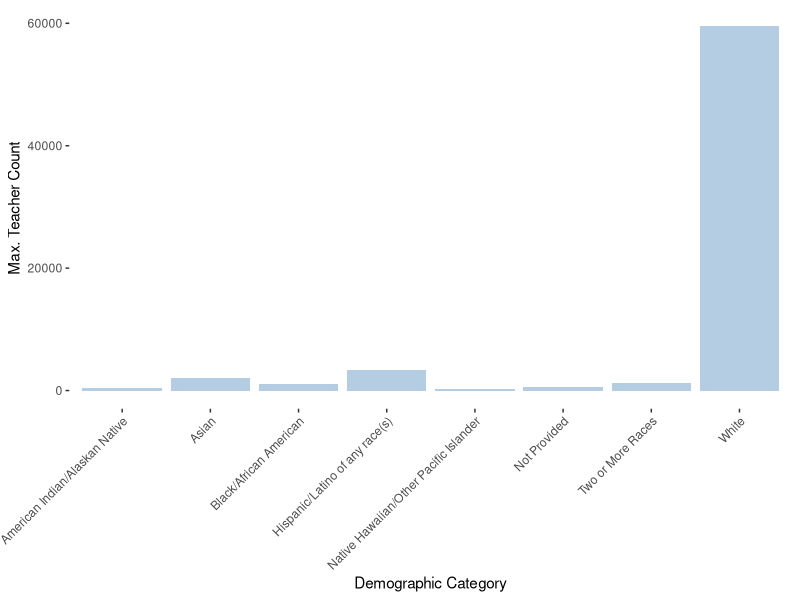
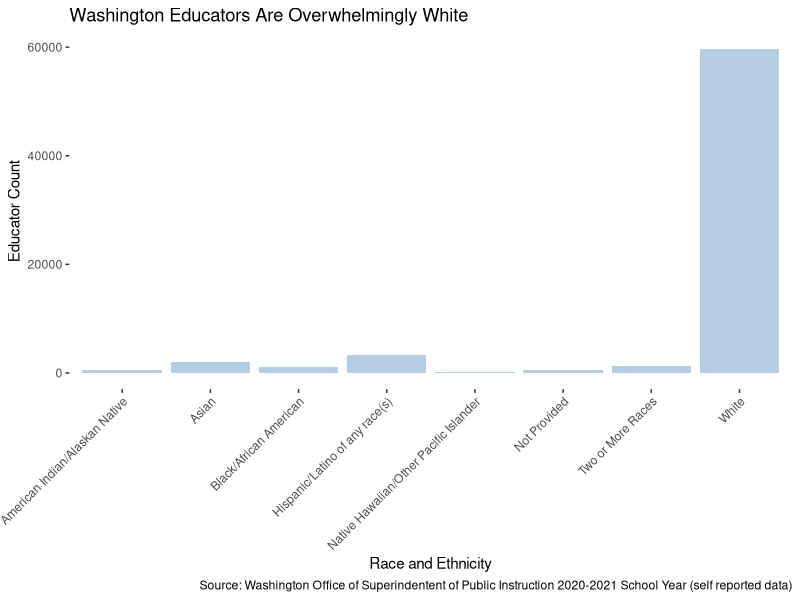
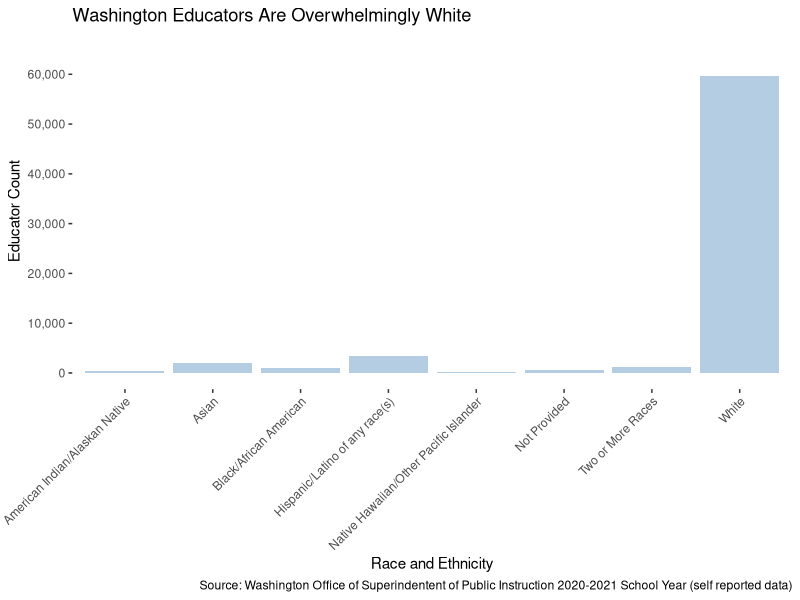
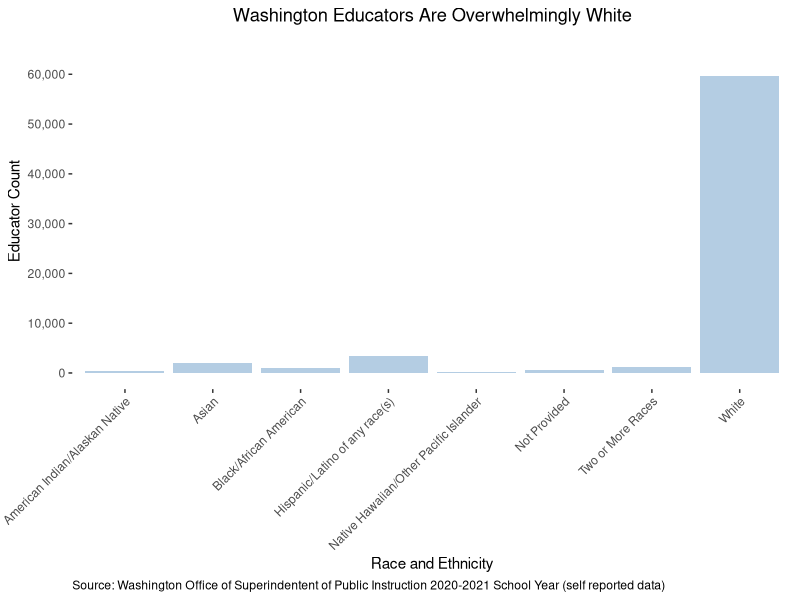
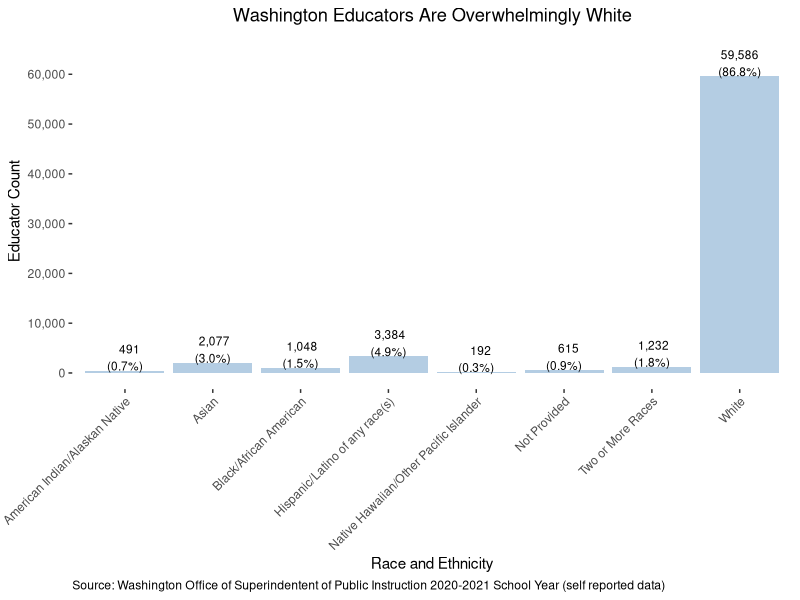
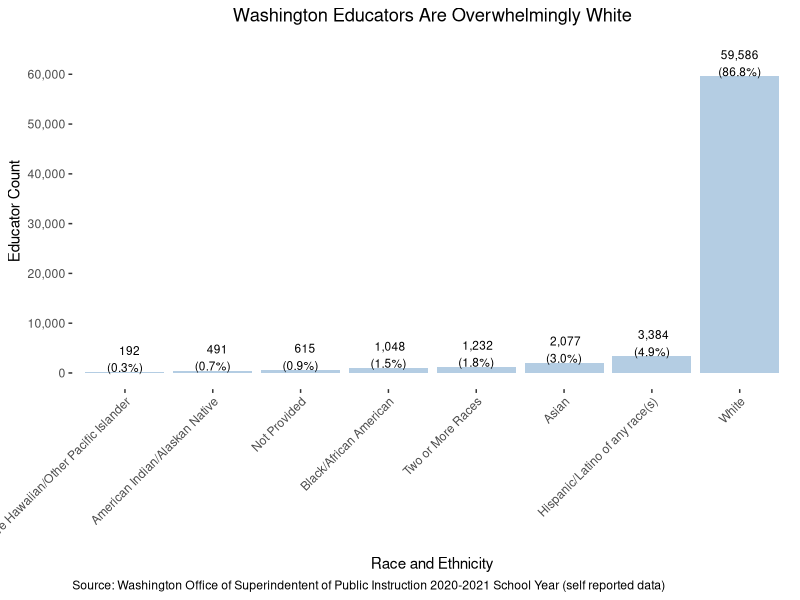

R code for these plots, in order:
## ---- chunk 1
#load libraries
library(tidyverse)

##ask if we can tidyverse package, or if he wants us to use just ggplot##
## ---- chunk 2
#load data from local and create tabular data frame 
df <- read_csv("Data/TeacherDemographics_Summary.csv")
## ---- chunk 3
#Checking column names 
names(df)

#Checking data types 
str(df,width = 70,strict.width='cut')

#Convert "max teacher percent" to numerical value 
#df$`Max. Teacher Percent` <- parse_number(df$`Max. Teacher Percent`)

#check 
#str(df,width = 70,strict.width='cut')
## ---- chunk 4
#Looking at rows
head(df$`Max. Teacher Count`,20)

#Identifying frequencies 
absoluteT=table(df$`Max. Teacher Count`,
                exclude = 'nothing')

absoluteT
#note that our data downloaded from OSPI is pre-aggregated data (not individual level data) so no need to identify missing values
## ---- chunk 5
#Filtering out gender rows 
dfrace <- df[df$`Demographic Category Type`=="RaceEthnicity",]

#Creating visual 
base= ggplot(data = dfrace, 
             aes(x = `Demographic Category`,
                 y = `Max. Teacher Count`)) 

plot1 = base + geom_bar(fill ="#b4cde3",
                        stat = 'identity') 
plot1= plot1 + theme(axis.text.x=element_text(angle = 45, hjust = 1), plot.background = element_rect(fill='white', colour = 'white'), panel.background = element_rect(fill='white', colour = 'white'))

plot1

#Adding title and source 
titleText='Washington Educators Are Overwhelmingly White'
sourceText='Source: Washington Office of Superindentent of Public Instruction 2020-2021 School Year (self reported data)'

plot2 = plot1 + labs(title=titleText,
                     x ='Race and Ethnicity', 
                     y = 'Educator Count',
                     caption = sourceText) 
plot2

#Customizing verticle axis 
library(scales)
plot3 = plot2 + scale_y_continuous(breaks=c(0,10000,20000,30000,40000,50000,60000),
                                   limits = c(0, 65000), 
                                   labels=unit_format(suffix = '', big.mark = ',')) 
plot3

#Center Title 
plot4 = plot3 + theme(plot.caption = element_text(hjust = 0), 
                      plot.title = element_text(hjust = 0.5))
plot4

#Labeling the bars
LABELS=paste0(format(round(dfrace$`Max. Teacher Count`,2), big.mark = ','),'\n(',dfrace$`Max. Teacher Percent`, ')')

plot5 = plot4 + geom_text(vjust=0, 
                          size = 3,
                          aes(y = `Max. Teacher Count` ,
                              label = LABELS))
plot5

#Ordering the bars 
dfrace=dfrace[order(dfrace$`Max. Teacher Count`),]

DemographicCategoryOrd <- as.factor(dfrace[order(dfrace$`Max. Teacher Count`),]$`Demographic Category`)

#Changing theme to classic 
plot6= plot5 + scale_x_discrete(limits=DemographicCategoryOrd)

plot6


